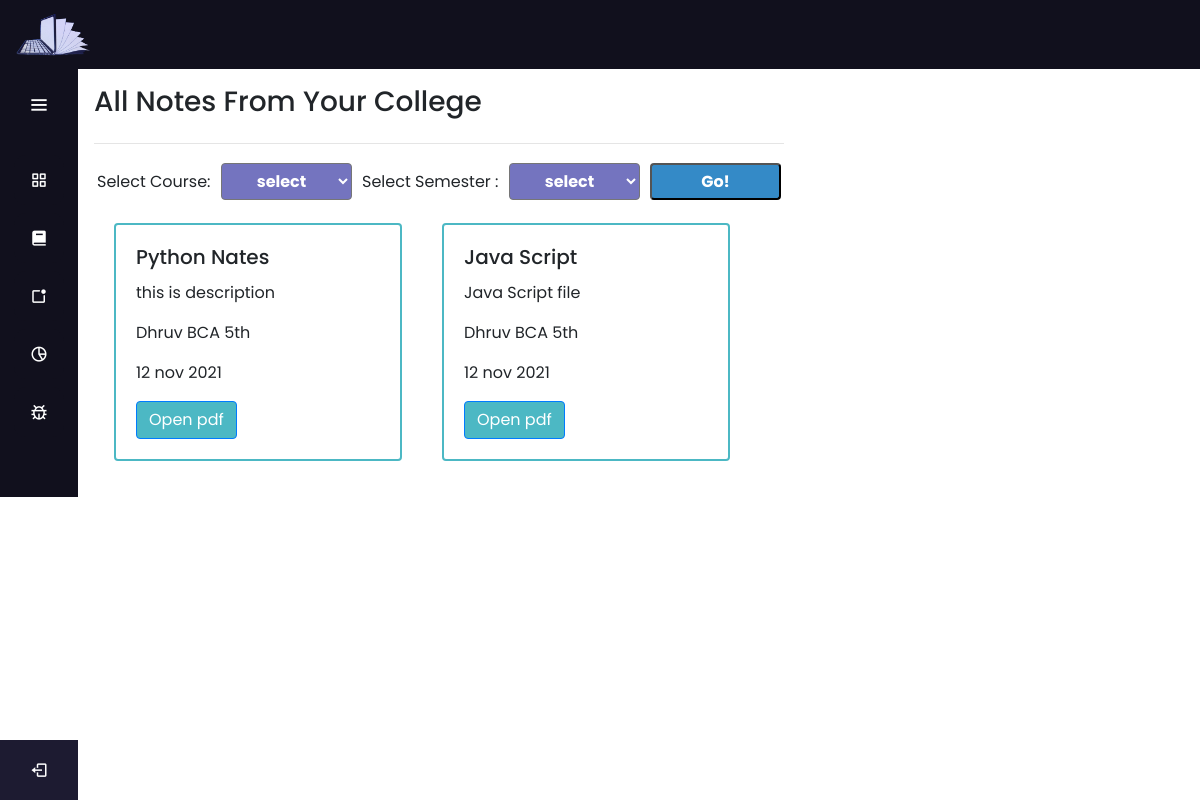
/study-materials/, run on an earlier commit of the app's database.
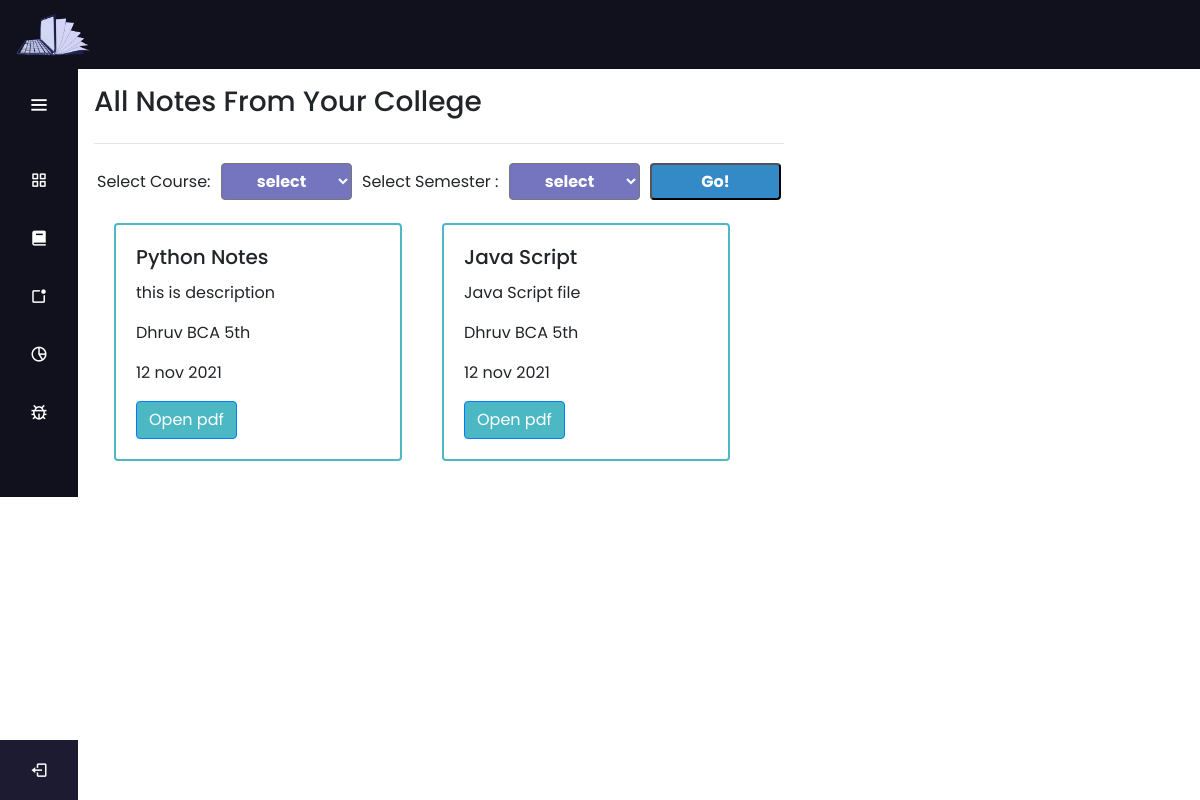
And on a later commit of the database.
### student/models.py (models this page shows)
class studyMaterial(models.Model):
    material_title = models.CharField(max_length=100)
    material_detail = models.CharField(max_length=300)
    uploaded_time = models.CharField(max_length=50)
    uploaded_by = models.CharField(max_length=50)
    uploader_course = models.CharField(max_length=100)
    uploader_sem = models.CharField(max_length=20)
    uploader_file = models.FileField(upload_to="static/",default="")

### student/views.py (the view)
# urls.py: path("study-materials/",views.study_materials, name = "study-materials"),
def study_materials(request):
    if request.method == 'POST':
        select_course = request.POST.get('course')
        select_sem = request.POST.get('sem')
        if select_sem == 'select' or select_course == 'select':
            if select_sem != 'select':
                studyMaterial_data = studyMaterial.objects.filter(uploader_sem=select_sem)
                dict = {'studyMaterial_data':studyMaterial_data}
            if select_course != 'select':
                studyMaterial_data = studyMaterial.objects.filter(uploader_course=select_course)
                dict = {'studyMaterial_data':studyMaterial_data}
            elif select_sem == 'select' and select_course == 'select':
                dict = {'studyMaterial_data':""}
        else:
            studyMaterial_data = studyMaterial.objects.filter(uploader_course=select_course ,uploader_sem = select_sem)
            dict = {'studyMaterial_data':studyMaterial_data}
    else:
        studyMaterial_data = studyMaterial.objects.all()
        dict = {'studyMaterial_data':studyMaterial_data}
    return render(request,'Study-Materials.html',dict)

### templates/Study-Materials.html (shortened to what this page needs)
{% extends 'base_template.html'%} {% block title %} Select Your Course {% endblock title %}
{% load static %}
{% block body %}
<div class="my-main">
     <h3> All Notes From Your College</h3><hr>
    <form action="/study-materials/" method="POST" class="my-form">
        <label for="course">Select Course: </label>
        <select name="course" id="course" class="option" onchange="optionfun()">
            <option value="select">select</option>
        </select>
            <label for="sem">Select Semester : </label>
            <select name="sem" id="sem" class="option" onchange="optionfun()">
                <option value="select">select</option>
            </select>
        <input type="submit" value="Go!" class="my-btn">
    </form>
    <div class="notes-list">
    {% for i in studyMaterial_data %}
        <div class="card" style="width: 18rem; margin: 20px; border: #4CB8C4 solid 2px;">
      <div class="card-body">
        <h5 class="card-title">{{i.material_title}}</h5>
        <p class="" >{{i.material_detail}}</p>
        <p class="">{{i.uploaded_by}} {{i.uploader_course}} {{i.uploader_sem}}</p>
        <p class="">{{i.uploaded_time}}</p>
        <a href= "/{{i.uploader_file}}" class="btn btn-primary" style="background-color: #4CB8C4;" >Open pdf</a>
      </div>
    </div>
    {% endfor %}
    </div>
</div>
{% endblock body %}

What changed in the data, as far as the page shows it:
changed studyMaterial "this is description": material_title "Python Nates" → "Python Notes"
